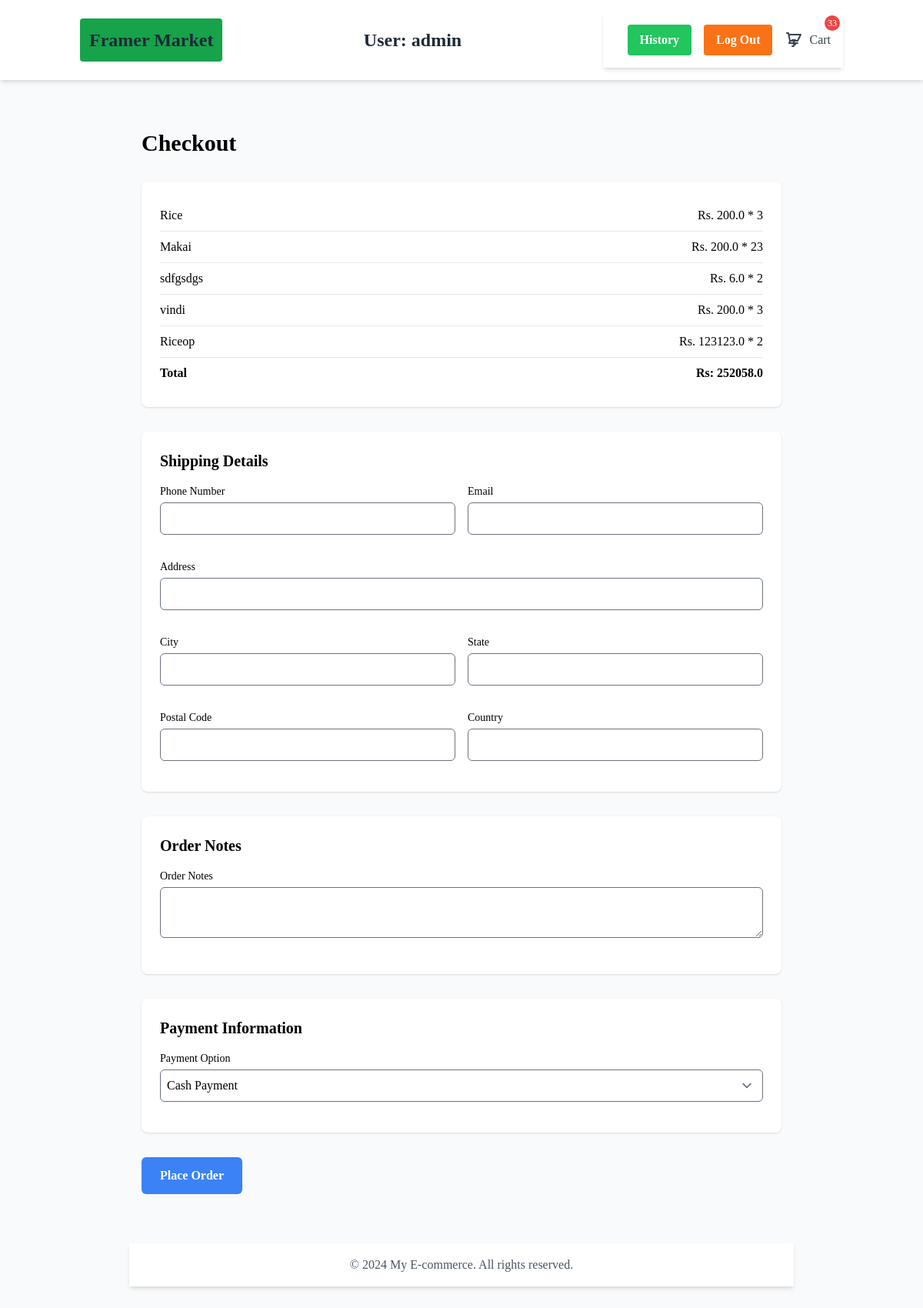
Screenshot of /checkout/ (signed in) with the database file from the repository.
### shophouse/models.py (models this page shows, shortened)
class Cart(models.Model):
    user = models.ForeignKey(User, on_delete=models.CASCADE, related_name='cart')
    product = models.ForeignKey(Product, on_delete=models.CASCADE)
    quantity = models.PositiveIntegerField(default=0)
    STATUS_CHOICES = (
        ('cart', 'In Cart'),
        ('purchased', 'Purchased'),
    )
    status = models.CharField(max_length=20, choices=STATUS_CHOICES, default='cart')
    created_at = models.DateTimeField(auto_now_add=True)

class Product(models.Model):
    slug = models.SlugField(unique=True, null=True, blank=True)
    categories= models.ForeignKey(Categories, on_delete=models.CASCADE)
    framer_user= models.ForeignKey(FramerUser, on_delete=models.CASCADE)
    title= models.CharField(max_length=100)
    price= models.FloatField()
    discription = models.TextField()
    on_sale = models.BooleanField(default=False)
    RATING_CHOICES = (
        (1, '1'),
        (2, '2'),
        (3, '3'),
        (4, '4'),
        (5, '5'),
    )
    Rate= models.IntegerField(choices=RATING_CHOICES,  default=5)
    created_at = models.DateTimeField(auto_now_add=True)
    updated_at = models.DateTimeField(auto_now=True)

### shophouse/views.py (the view, shortened to what this page needs)
# urls.py: path('checkout/',checkout, name='checkout'),
@login_required(login_url="login_page")
def checkout(request):
    total_items_num = 0
    if request.user.is_authenticated:
        carts_info = Cart.objects.filter(user=request.user)
        for each_cart in carts_info:
            total_items_num += each_cart.quantity
    each_total_price=[]
    total_price=0
    for each_cart in carts_info:
        each_total_price.append(each_cart.product.price * each_cart.quantity)
        total_price+=(each_cart.product.price * each_cart.quantity)
    context = {"total_items_num":total_items_num, 'carts_info':carts_info, 'each_total_price':each_total_price, 'total_price':total_price,'identify_farmer': identify_farmer(request.user)}
    return render(request, 'pages/checkout.html', context)

### base/simple_pgrm.py (called while the page is built)
def identify_farmer(user):
    profile= Profile.objects.get(user_m=user)
    if profile.is_framer:
        return True
    else:
        return False

### templates/pages/checkout.html (shortened to what this page needs)
{% extends "base.html" %}
{% block content %}
<div class="max-w-4xl mx-auto px-4 py-8">
    <div class="max-w-4xl mx-auto px-4 py-8">
        <h1 class="text-3xl font-bold mb-8">Checkout</h1>
        <section class="bg-white shadow rounded-lg p-6 mb-8">
            <ul>
                {% for each_cart in carts_info %}
                <li class="flex justify-between py-2 border-b">
                    <span>{{each_cart.product.title}}</span>
                    <span>Rs. {{each_cart.product.price}} * {{each_cart.quantity}}</span>
                </li>
                {% endfor %}
                <li class="flex justify-between py-2 font-semibold">
                    <span>Total</span>
                    <span>Rs: {{total_price}}</span>
                </li>
            </ul>
        </section>
    <form action="/checkout/" method="post">
        <section class="bg-white shadow rounded-lg p-6 mb-8">
        <h2 class="text-xl font-semibold mb-4">Shipping Details</h2>
            <div class="grid grid-cols-1 md:grid-cols-2 gap-4">
                <div class="mb-4">
                    <label for="s_ph_num" class="block text-sm font-medium">Phone Number</label>
                    <input type="text" id="s_ph_num" name="s_ph_num" class="mt-1 p-2 w-full border rounded-md">
                </div>
                <div class="mb-4">
                    <label for="s_email" class="block text-sm font-medium">Email</label>
                    <input type="email" id="s_email" name="s_email" class="mt-1 p-2 w-full border rounded-md">
                </div>
                <div class="mb-4 col-span-2">
                    <label for="address" class="block text-sm font-medium">Address</label>
                    <input type="text" id="address" name="address" class="mt-1 p-2 w-full border rounded-md">
                </div>
                <div class="mb-4">
                    <label for="city" class="block text-sm font-medium">City</label>
                    <input type="text" id="city" name="city" class="mt-1 p-2 w-full border rounded-md">
                </div>
                <div class="mb-4">
                    <label for="state" class="block text-sm font-medium">State</label>
                    <input type="text" id="state" name="state" class="mt-1 p-2 w-full border rounded-md">
                </div>
                <div class="mb-4">
                    <label for="postal_code" class="block text-sm font-medium">Postal Code</label>
                    <input type="text" id="postal_code" name="postal_code" class="mt-1 p-2 w-full border rounded-md">
                </div>
                <div class="mb-4">
                    <label for="country" class="block text-sm font-medium">Country</label>
                    <input type="text" id="country" name="country" class="mt-1 p-2 w-full border rounded-md">
                </div>
            </div>
    </section>
    <section class="bg-white shadow rounded-lg p-6 mb-8">
        <h2 class="text-xl font-semibold mb-4">Order Notes</h2>
            <div class="mb-4">
                <label for="Order_Notes" class="block text-sm font-medium">Order Notes</label>
                <textarea id="Order_Notes" name="Order_Notes" class="mt-1 p-2 w-full border rounded-md"></textarea>
            </div>
    </section>
    <section class="bg-white shadow rounded-lg p-6 mb-8">
        <h2 class="text-xl font-semibold mb-4">Payment Information</h2>
            <div class="mb-4">
                <label for="payment_option" class="block text-sm font-medium">Payment Option</label>
                <select id="payment_option" name="payment_option" class="mt-1 p-2 w-full border rounded-md">
                    <option value="cash">Cash Payment</option>
                </select>
            </div>
    </section>
    <button class="bg-blue-500 text-white font-semibold px-6 py-3 rounded-md">Place Order</button>
</div>
{% endblock content %}

### templates/base.html (shortened to what this page needs)
{% load static %}
{% load static tailwind_tags %}
<!DOCTYPE html>
<html lang="en">
	<head>
        {% tailwind_css %}
	</head>
	<body class="bg-gray-50 font-serif leading-normal tracking-normal max-h-[80vh]">
        <header class="bg-white shadow-md">
            <div class="container mx-auto px-4 py-4 flex justify-between items-center">
              <a href="/"><h1 class="text-2xl font-bold text-gray-800 bg-green-600 p-3 rounded">Framer Market</h1></a>
              {% if request.user.is_authenticated %}
              <h1 class="text-2xl font-bold text-gray-800">User: {{request.user.username}}</h1>
              {% endif %}
              <nav class="flex justify-end p-4 bg-white shadow-md">
                {% if request.user.is_authenticated %}
                    <a href="/history/" class="text-gray-600 hover:text-gray-800 ml-4 bg-green-500 hover:bg-green-600 text-white font-bold py-2 px-4 rounded">History</a>
                    <a href="/auth/logout" class="text-gray-600 hover:text-gray-800 ml-4 bg-orange-500 hover:bg-orange-600 text-white font-bold py-2 px-4 rounded">Log Out</a>
                    <a href="/cart" class="flex items-center text-gray-700 hover:text-gray-900 relative ml-4">
                        <svg xmlns="http://www.w3.org/2000/svg" class="h-6 w-6" fill="none" viewBox="0 0 24 24" stroke="currentColor">
                            <path stroke-linecap="round" stroke-linejoin="round" stroke-width="2" d="M3 3h2l.4 2M7 13h10l4-8H5.4M7 13L5.4 5M7 13L6 16m1 0h10m-5 0v2m-2 2h2m2-2h-2m2 0h-2m0-4v2m0-4h2m-2 0h-2" />
                        </svg>
                        <span class="ml-2">Cart</span>
                        <span class="cart-count bg-red-500 text-white rounded-full w-5 h-5 flex items-center justify-center text-xs absolute top-0 right-0 transform translate-x-3 -translate-y-3">
                            {% if total_items_num %} {{ total_items_num }} {% else %} 0 {% endif %}
                        </span>
                    </a>
                {% else %}
                    <a href="/auth/login/" class="text-gray-600 hover:text-gray-800 ml-4 bg-blue-500 hover:bg-blue-600 text-white font-bold py-2 px-4 rounded">Login</a>
                    <a href="/auth/signup/" class="text-gray-600 hover:text-gray-800 ml-4 bg-green-500 hover:bg-green-600 text-white font-bold py-2 px-4 rounded">Signup</a>
                {% endif %}
            </nav>
            </div>
        </header>
        {% block content %}
        {% endblock content %}
        <footer class="bg-white shadow-md mt-8">
            <div class="container mx-auto px-4 py-4 text-center">
              <p class="text-gray-600">&copy; 2024 My E-commerce. All rights reserved.</p>
            </div>
        </footer>
	</body>
</html>

### rows the page displays
Cart: product "Rice", product.price "200.0", quantity "3"
Cart: product "Makai", product.price "200.0", quantity "23"
Cart: product "sdfgsdgs", product.price "6.0", quantity "2"
Cart: product "vindi", product.price "200.0", quantity "3"
Cart: product "Riceop", product.price "123123.0", quantity "2"

### other values shown
{{ request.user.username }} "admin"
{{ total_items_num }} "33"
{{ total_price }} "252058.0"
